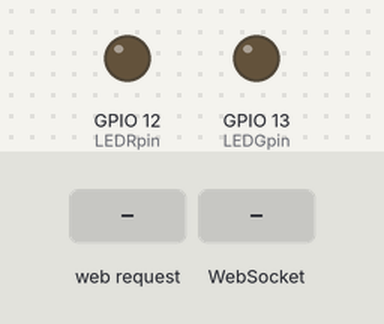
Bench run of a sketch on a simulated ESP32. Shown: output pins drawn as LEDs (lit = HIGH). The test bench sets the inputs (shaded band). WiFi joins after 1.5 s; servers stay silent unless stated; not simulated (calls return 0 or success): ssid_password.h; what the sketch prints to the serial monitor is not drawn.

Above: at 2.7 s.
2.8 s: HTTP request GET /LEDGurl received
At 3.8 s:
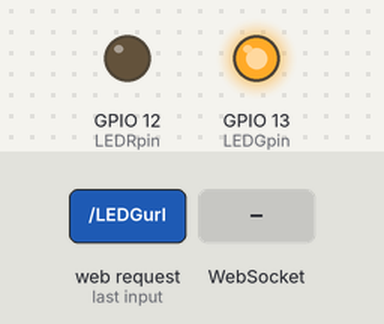
4.3 s: WebSocket text "1" received
At 5.0 s:
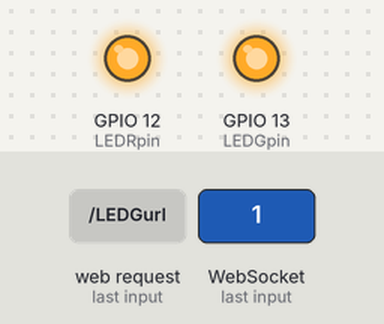
5.8 s: WebSocket text "LEDG" received
At 6.1 s:
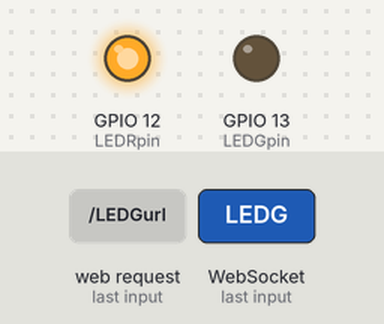
7.3 s: HTTP request GET /LEDRurl received
At 8.5 s:
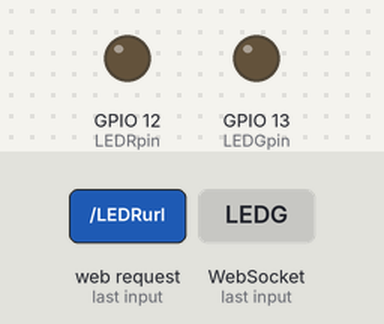
8.8 s: WebSocket text "0" received
At 9.6 s:
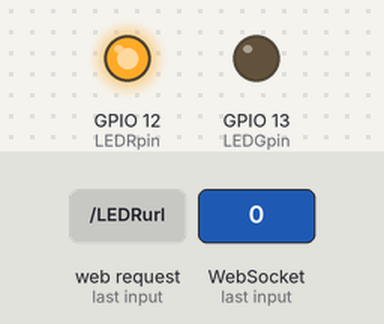
Timing chart, 0 to 11.3 s (numbered marks = the images above; inputs shaded):
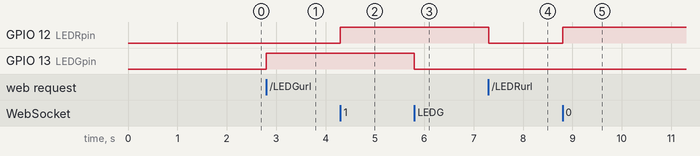

The sketch:

Listing7-6_websocket.ino
```cpp
/*******************************************************************************
 * Sketch name: Listing 7-6 extended with webSockets
 * Description:
 * Created on:  February 2023
 * Author:      Neil Cameron
 * Book:        ESP32 Communication
 * Chapter :    7 - email and QR codes
 ******************************************************************************/

#include <WebServer.h>          // include webserver library
WebServer server (80);          // associate server with library
#include <WebSocketsServer.h>            // include Websocket library
WebSocketsServer websocket = WebSocketsServer(81);  // set WebSocket port 81
#include "buildpage.h"          // webpage HTML code
#include <ssid_password.h>        // Wi-FI SSID and password
int LEDG, LEDR, LEDpin, LEDGpin = 13, LEDRpin = 12;  // define LED pins
String str, strR, strG, json;

void setup()
{
  Serial.begin(115200);         // Serial Monitor baud rate
  pinMode(LEDGpin, OUTPUT);        // define LED pins as output
  pinMode(LEDRpin, OUTPUT);
  WiFi.begin(ssidEXT, password);       // connect and initialise Wi-Fi
  while (WiFi.status() != WL_CONNECTED) delay(500);
  Serial.print("IP address ");
  Serial.println(WiFi.localIP());     // display ESP32 IP address
  server.begin();           // initialise server
  server.on("/", base);         // load default webpage
  server.on("/LEDGurl", LEDGfunct);      // map URLs to functions
  server.on("/LEDRurl", LEDRfunct);
  websocket.begin();            // initialise WebSocket
  websocket.onEvent(wsEvent);
}

void wsEvent(uint8_t n, WStype_t type, uint8_t * message, size_t length)
{
  if(type == WStype_TEXT)
  {
    str = "";            // convert message to string
    for (int i=0; i<length; i++) str = str + char(message[i]);
    LEDpin = (str == "LEDG" ? LEDGpin : LEDRpin); // determine required LED
    digitalWrite(LEDpin, !digitalRead(LEDpin));   // turn on or off LED
    readLED();              // call readLED function
  }
}

void readLED()        // function to broadcast LED states to clients
{
  strG = String(digitalRead(LEDGpin));      // determine LED states
  strR = String(digitalRead(LEDRpin));
  strG = (strG == "1" ? "ON" : "OFF");      // convert LED states
  strR = (strR == "1" ? "ON" : "OFF");      //     to "ON" or "OFF"
  json =  "{\"var1\": \"" + strG + "\",";     // partition with comma
  json += " \"var2\": \"" + strR + "\"}";     // end with close bracket
  websocket.broadcastTXT(json.c_str(), json.length());   // broadcast to clients
}

void base()           // function to transmit HTML code
{             //     for default webpage to client
  server.send(200, "text/html", page);
}

void LEDGfunct()          // function to turn on or off green LED
{
  LEDG = !digitalRead(LEDGpin);
  digitalWrite(LEDGpin, LEDG);       // update LED state
  readLED();
  server.send(200, "text/plain", strG);
}

void LEDRfunct()            // similar function for red LED
{
  LEDR = !digitalRead(LEDRpin);
  digitalWrite(LEDRpin, LEDR);
  readLED();
  server.send(200, "text/plain", strR);
}

void loop()
{
  server.handleClient();        // manage XML HTTP requests
  websocket.loop();
}
```

buildpage.h
```cpp
char page[] PROGMEM = R"(
<!DOCTYPE html><html><head>
<meta name='viewport' content='width=device-width, initial-scale=1.0'>
<meta charset='UTF-8'>
<title>QR codes</title>
<style>
body {margin-top:50px; font-family:Arial; text-align:center}
.btn {display:block; width:280px; margin:auto; padding:30px;
      font-size:30px; color:black; text-decoration:none}
.gn {background-color:DarkSeaGreen}
.rd {background-color:Thistle}
td {font-size:30px; text-align:center}
</style></head>
<body id='initialise'>
<h1>QR codes</h1>
<center>
<table style='width:50%'>
<tr><td><button class = 'btn gn' id='LEDG'
         onclick = 'update(id)'>Green LED</button></td>
    <td><button class = 'btn rd' id='LEDR'
         onclick = 'update(id)'>Red LED</button></td></tr>
<tr><td><span id='LEDGstate'>OFF</span></td>
    <td><span id='LEDRstate'>OFF</span></td></tr>
</table>
</center>
<script>
var wskt;
document.getElementById('initialise').onload = function()
{init()};

function init()
{
  wskt = new WebSocket('ws://' + window.location.hostname + ':81/');
  wskt.onmessage = function(rx)
  {
    var obj = JSON.parse(rx.data);
    document.getElementById('LEDGstate').innerHTML = obj.var1;
    document.getElementById('LEDRstate').innerHTML = obj.var2;
  };
}

function update(butn)
{
  wskt.send(butn);
}
</script>
</body></html>
)";
```

Measured:
- after the input at 2.8 s, GPIO 13 (LEDGpin): LOW → HIGH at once
- after the input at 4.3 s, GPIO 12 (LEDRpin): LOW → HIGH at once
- after the input at 5.8 s, GPIO 13 (LEDGpin): HIGH → LOW at once
- after the input at 7.3 s, GPIO 12 (LEDRpin): HIGH → LOW at once
- after the input at 8.8 s, GPIO 12 (LEDRpin): LOW → HIGH at once
